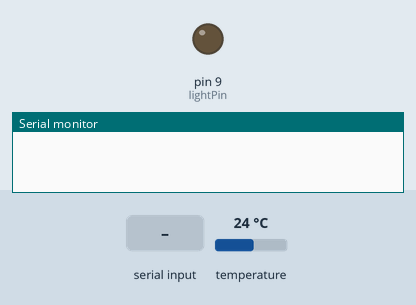
The sketch below on a simulated Arduino Uno, built with avr-gcc and run on an emulated ATmega328P. On the bench: output pins drawn as LEDs (lit = HIGH), the last lines printed to the serial monitor. The test bench sets the inputs (shaded band); at power-on: temperature 24 °C.

Above: at 1.2 s.
1.3 s: "lightOn" received over Serial
At 2.5 s:
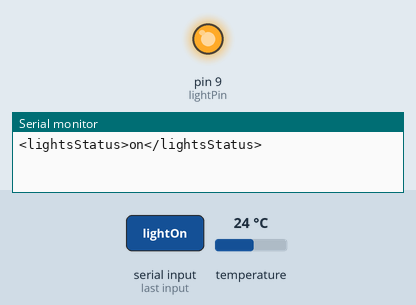
2.8 s: "T_eau" received over Serial
4.3 s: "T_air" received over Serial
Timing chart, 0 to 7.3 s (numbered marks = the images above; inputs shaded):
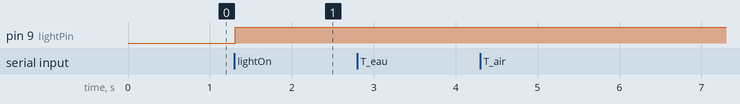

Measured:
- after the input at 1.3 s, pin 9 (lightPin): LOW → HIGH at once

The sketch:

serialCommunications.ino
```cpp
#include <OneWire.h>
#include <Wire.h>

byte number = 0;

char inData[64]; // Allocate some space for the string
char inChar=-1; // Where to store the character read
byte index = 0; // Index into array; where to store the character

int lightPin=9;

int lights1Status=LOW;

void setup(){
  //Serial.begin(9600);
  Serial.begin(57600);
  pinMode(lightPin,OUTPUT);
  digitalWrite(lightPin,lights1Status);
}
int DS18S20_Pin = 8; //Pin ou on a branché la broche "signal" du DS18S20
OneWire ds(DS18S20_Pin);
float T_eau;

void loop(){
  T_eau = getWaterTemp();

  while(Serial.available() > 0)
  {
    if(index < 63) // One less than the size of the array
    {
      inChar = Serial.read(); // Read a character
      inData[index] = inChar; // Store it
      index++; // Increment where to write next
      inData[index] = '\0'; // Null terminate the string
    }
  }

    //Serial.println(inData);

    if(strcmp(inData,"T_eau")  == 0)
    {
      Serial.print("<waterTemp>");
      Serial.print(T_eau);
      Serial.println("</waterTemp>");
    }
    else if(strcmp(inData,"T_air")  == 0)
    {
      Serial.print("<airTemp>");
      Serial.print(T_eau);
      Serial.println("</airTemp>");
    }
    else if(strcmp(inData,"lightOn")  == 0)
    {
      lights1Status=HIGH;
      digitalWrite(lightPin,lights1Status);
      Serial.println(getLights1Status());
    }
    else if(strcmp(inData,"lightOff")  == 0)
    {
      lights1Status=LOW;
      digitalWrite(lightPin,lights1Status);
      Serial.println(getLights1Status());
    }
    else if(strcmp(inData,"getLightStatus")  == 0)
    {
      Serial.println(getLights1Status());
    }
  index=0;
  inData[index] = '\0';
}

String getLights1Status()
{
   if(lights1Status==LOW)
   {
     return "<lightsStatus>off</lightsStatus>";
   }
   else if(lights1Status==HIGH)
   {
     return "<lightsStatus>on</lightsStatus>";
   }
}

/**
 * Lit la température de l'eau via la sonde DS18S20
 */
float getWaterTemp(){
  //returns the temperature from one DS18S20 in DEG Celsius
  byte data[12];
  byte addr[8];
  if ( !ds.search(addr)) {
      //no more sensors on chain, reset search
      ds.reset_search();
      return -1000;
  }
  if ( OneWire::crc8( addr, 7) != addr[7]) {
      Serial.println("CRC is not valid!");
      return -1000;
  }
  if ( addr[0] != 0x10 && addr[0] != 0x28) {
      Serial.print("Device is not recognized");
      return -1000;
  }
  ds.reset();
  ds.select(addr);
  ds.write(0x44,1); // start conversion, with parasite power on at the end
  byte present = ds.reset();
  ds.select(addr);
  ds.write(0xBE); // Read Scratchpad
  for (int i = 0; i < 9; i++) { // we need 9 bytes
    data[i] = ds.read();
  }

  ds.reset_search();

  byte MSB = data[1];
  byte LSB = data[0];
  float tempRead = ((MSB << 8) | LSB); //using two's compliment
  float TemperatureSum = tempRead / 16;
  return TemperatureSum;
}
```
